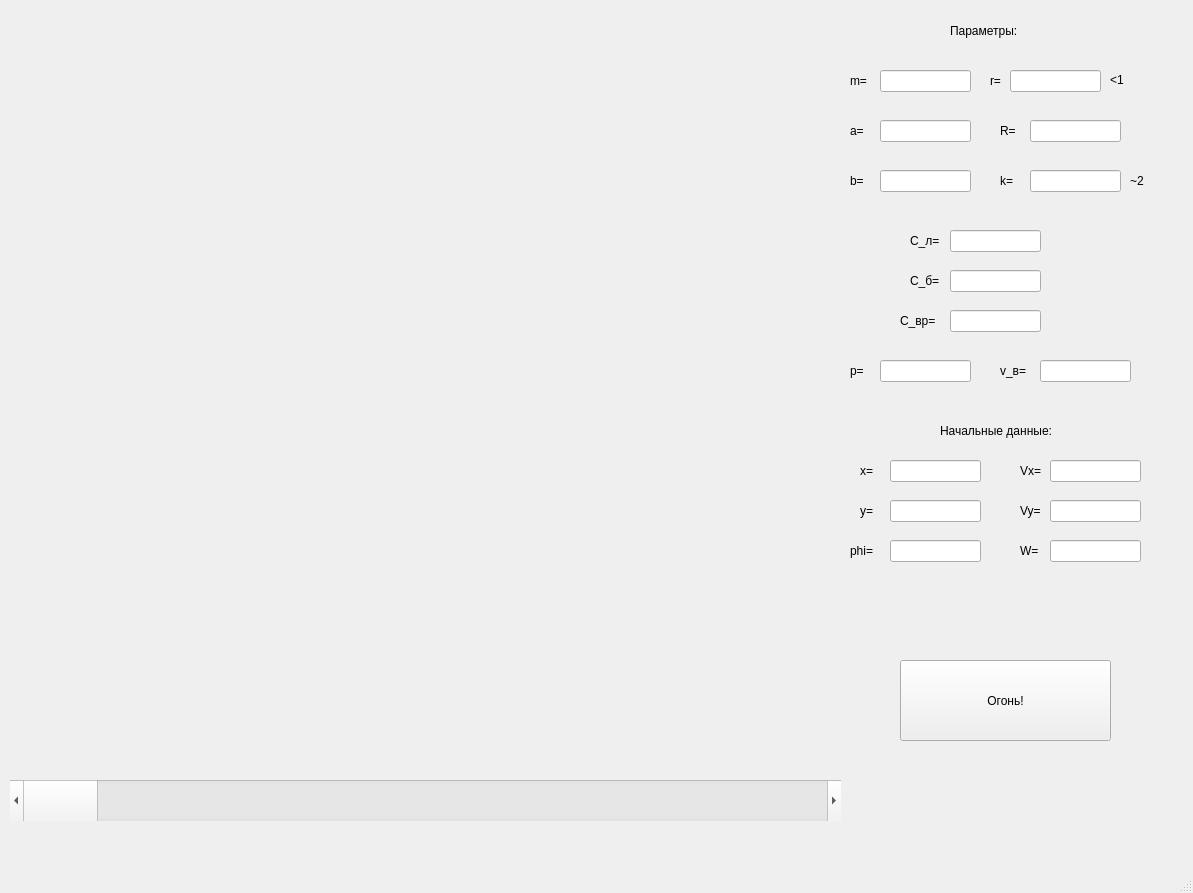
<?xml version="1.0" encoding="UTF-8"?>
<ui version="4.0">
 <class>MainWindow</class>
 <widget class="QMainWindow" name="MainWindow">
  <property name="geometry">
   <rect>
    <x>0</x>
    <y>0</y>
    <width>1193</width>
    <height>893</height>
   </rect>
  </property>
  <property name="windowTitle">
   <string>MainWindow</string>
  </property>
  <widget class="QWidget" name="centralwidget">
   <widget class="QWidget" name="widget" native="true">
    <property name="geometry">
     <rect>
      <x>10</x>
      <y>10</y>
      <width>831</width>
      <height>751</height>
     </rect>
    </property>
   </widget>
   <widget class="QLabel" name="label">
    <property name="geometry">
     <rect>
      <x>950</x>
      <y>20</y>
      <width>81</width>
      <height>21</height>
     </rect>
    </property>
    <property name="text">
     <string>Параметры:</string>
    </property>
   </widget>
   <widget class="QLineEdit" name="lineEdit">
    <property name="geometry">
     <rect>
      <x>880</x>
      <y>70</y>
      <width>91</width>
      <height>22</height>
     </rect>
    </property>
   </widget>
   <widget class="QLabel" name="label_2">
    <property name="geometry">
     <rect>
      <x>850</x>
      <y>70</y>
      <width>21</width>
      <height>21</height>
     </rect>
    </property>
    <property name="text">
     <string>m=</string>
    </property>
   </widget>
   <widget class="QLabel" name="label_3">
    <property name="geometry">
     <rect>
      <x>990</x>
      <y>70</y>
      <width>21</width>
      <height>21</height>
     </rect>
    </property>
    <property name="text">
     <string>r=</string>
    </property>
   </widget>
   <widget class="QLineEdit" name="lineEdit_2">
    <property name="geometry">
     <rect>
      <x>1010</x>
      <y>70</y>
      <width>91</width>
      <height>22</height>
     </rect>
    </property>
   </widget>
   <widget class="QLabel" name="label_4">
    <property name="geometry">
     <rect>
      <x>1110</x>
      <y>70</y>
      <width>21</width>
      <height>21</height>
     </rect>
    </property>
    <property name="text">
     <string>&lt;1</string>
    </property>
   </widget>
   <widget class="QLabel" name="label_5">
    <property name="geometry">
     <rect>
      <x>850</x>
      <y>120</y>
      <width>21</width>
      <height>21</height>
     </rect>
    </property>
    <property name="text">
     <string>a=</string>
    </property>
   </widget>
   <widget class="QLineEdit" name="lineEdit_3">
    <property name="geometry">
     <rect>
      <x>880</x>
      <y>120</y>
      <width>91</width>
      <height>22</height>
     </rect>
    </property>
   </widget>
   <widget class="QLabel" name="label_6">
    <property name="geometry">
     <rect>
      <x>850</x>
      <y>170</y>
      <width>21</width>
      <height>21</height>
     </rect>
    </property>
    <property name="text">
     <string>b=</string>
    </property>
   </widget>
   <widget class="QLineEdit" name="lineEdit_4">
    <property name="geometry">
     <rect>
      <x>880</x>
      <y>170</y>
      <width>91</width>
      <height>22</height>
     </rect>
    </property>
   </widget>
   <widget class="QLabel" name="label_7">
    <property name="geometry">
     <rect>
      <x>1000</x>
      <y>120</y>
      <width>21</width>
      <height>21</height>
     </rect>
    </property>
    <property name="text">
     <string>R=</string>
    </property>
   </widget>
   <widget class="QLineEdit" name="lineEdit_5">
    <property name="geometry">
     <rect>
      <x>1030</x>
      <y>120</y>
      <width>91</width>
      <height>22</height>
     </rect>
    </property>
   </widget>
   <widget class="QLabel" name="label_8">
    <property name="geometry">
     <rect>
      <x>1000</x>
      <y>170</y>
      <width>21</width>
      <height>21</height>
     </rect>
    </property>
    <property name="text">
     <string>k=</string>
    </property>
   </widget>
   <widget class="QLineEdit" name="lineEdit_6">
    <property name="geometry">
     <rect>
      <x>1030</x>
      <y>170</y>
      <width>91</width>
      <height>22</height>
     </rect>
    </property>
   </widget>
   <widget class="QLabel" name="label_9">
    <property name="geometry">
     <rect>
      <x>1130</x>
      <y>170</y>
      <width>21</width>
      <height>21</height>
     </rect>
    </property>
    <property name="text">
     <string>~2</string>
    </property>
   </widget>
   <widget class="QLineEdit" name="lineEdit_7">
    <property name="geometry">
     <rect>
      <x>950</x>
      <y>230</y>
      <width>91</width>
      <height>22</height>
     </rect>
    </property>
   </widget>
   <widget class="QLabel" name="label_10">
    <property name="geometry">
     <rect>
      <x>910</x>
      <y>230</y>
      <width>31</width>
      <height>21</height>
     </rect>
    </property>
    <property name="text">
     <string>С_л=</string>
    </property>
   </widget>
   <widget class="QLabel" name="label_11">
    <property name="geometry">
     <rect>
      <x>910</x>
      <y>270</y>
      <width>31</width>
      <height>21</height>
     </rect>
    </property>
    <property name="text">
     <string>С_б=</string>
    </property>
   </widget>
   <widget class="QLineEdit" name="lineEdit_8">
    <property name="geometry">
     <rect>
      <x>950</x>
      <y>270</y>
      <width>91</width>
      <height>22</height>
     </rect>
    </property>
   </widget>
   <widget class="QLabel" name="label_12">
    <property name="geometry">
     <rect>
      <x>850</x>
      <y>360</y>
      <width>21</width>
      <height>21</height>
     </rect>
    </property>
    <property name="text">
     <string>p=</string>
    </property>
   </widget>
   <widget class="QLineEdit" name="lineEdit_9">
    <property name="geometry">
     <rect>
      <x>880</x>
      <y>360</y>
      <width>91</width>
      <height>22</height>
     </rect>
    </property>
   </widget>
   <widget class="QLabel" name="label_13">
    <property name="geometry">
     <rect>
      <x>1000</x>
      <y>360</y>
      <width>31</width>
      <height>21</height>
     </rect>
    </property>
    <property name="text">
     <string>v_в=</string>
    </property>
   </widget>
   <widget class="QLineEdit" name="lineEdit_10">
    <property name="geometry">
     <rect>
      <x>1040</x>
      <y>360</y>
      <width>91</width>
      <height>22</height>
     </rect>
    </property>
   </widget>
   <widget class="QLineEdit" name="lineEdit_11">
    <property name="geometry">
     <rect>
      <x>950</x>
      <y>310</y>
      <width>91</width>
      <height>22</height>
     </rect>
    </property>
   </widget>
   <widget class="QLabel" name="label_14">
    <property name="geometry">
     <rect>
      <x>900</x>
      <y>310</y>
      <width>41</width>
      <height>21</height>
     </rect>
    </property>
    <property name="text">
     <string>С_вр=</string>
    </property>
   </widget>
   <widget class="QLabel" name="label_15">
    <property name="geometry">
     <rect>
      <x>940</x>
      <y>420</y>
      <width>121</width>
      <height>21</height>
     </rect>
    </property>
    <property name="text">
     <string>Начальные данные:</string>
    </property>
   </widget>
   <widget class="QLabel" name="label_16">
    <property name="geometry">
     <rect>
      <x>860</x>
      <y>460</y>
      <width>21</width>
      <height>21</height>
     </rect>
    </property>
    <property name="text">
     <string>x=</string>
    </property>
   </widget>
   <widget class="QLineEdit" name="lineEdit_12">
    <property name="geometry">
     <rect>
      <x>890</x>
      <y>460</y>
      <width>91</width>
      <height>22</height>
     </rect>
    </property>
   </widget>
   <widget class="QLineEdit" name="lineEdit_13">
    <property name="geometry">
     <rect>
      <x>890</x>
      <y>500</y>
      <width>91</width>
      <height>22</height>
     </rect>
    </property>
   </widget>
   <widget class="QLabel" name="label_17">
    <property name="geometry">
     <rect>
      <x>860</x>
      <y>500</y>
      <width>21</width>
      <height>21</height>
     </rect>
    </property>
    <property name="text">
     <string>y=</string>
    </property>
   </widget>
   <widget class="QLineEdit" name="lineEdit_14">
    <property name="geometry">
     <rect>
      <x>890</x>
      <y>540</y>
      <width>91</width>
      <height>22</height>
     </rect>
    </property>
   </widget>
   <widget class="QLabel" name="label_18">
    <property name="geometry">
     <rect>
      <x>850</x>
      <y>540</y>
      <width>31</width>
      <height>21</height>
     </rect>
    </property>
    <property name="text">
     <string>phi=</string>
    </property>
   </widget>
   <widget class="QLabel" name="label_19">
    <property name="geometry">
     <rect>
      <x>1020</x>
      <y>540</y>
      <width>21</width>
      <height>21</height>
     </rect>
    </property>
    <property name="text">
     <string>W=</string>
    </property>
   </widget>
   <widget class="QLineEdit" name="lineEdit_15">
    <property name="geometry">
     <rect>
      <x>1050</x>
      <y>460</y>
      <width>91</width>
      <height>22</height>
     </rect>
    </property>
   </widget>
   <widget class="QLineEdit" name="lineEdit_16">
    <property name="geometry">
     <rect>
      <x>1050</x>
      <y>540</y>
      <width>91</width>
      <height>22</height>
     </rect>
    </property>
   </widget>
   <widget class="QLabel" name="label_20">
    <property name="geometry">
     <rect>
      <x>1020</x>
      <y>460</y>
      <width>21</width>
      <height>21</height>
     </rect>
    </property>
    <property name="text">
     <string>Vx=</string>
    </property>
   </widget>
   <widget class="QLineEdit" name="lineEdit_17">
    <property name="geometry">
     <rect>
      <x>1050</x>
      <y>500</y>
      <width>91</width>
      <height>22</height>
     </rect>
    </property>
   </widget>
   <widget class="QLabel" name="label_21">
    <property name="geometry">
     <rect>
      <x>1020</x>
      <y>500</y>
      <width>21</width>
      <height>21</height>
     </rect>
    </property>
    <property name="text">
     <string>Vy=</string>
    </property>
   </widget>
   <widget class="QScrollBar" name="horizontalScrollBar">
    <property name="geometry">
     <rect>
      <x>10</x>
      <y>780</y>
      <width>831</width>
      <height>41</height>
     </rect>
    </property>
    <property name="orientation">
     <enum>Qt::Horizontal</enum>
    </property>
   </widget>
   <widget class="QPushButton" name="pushButton">
    <property name="geometry">
     <rect>
      <x>900</x>
      <y>660</y>
      <width>211</width>
      <height>81</height>
     </rect>
    </property>
    <property name="text">
     <string>Огонь!</string>
    </property>
   </widget>
  </widget>
  <widget class="QMenuBar" name="menubar">
   <property name="geometry">
    <rect>
     <x>0</x>
     <y>0</y>
     <width>1193</width>
     <height>26</height>
    </rect>
   </property>
  </widget>
  <widget class="QStatusBar" name="statusbar"/>
 </widget>
 <resources/>
 <connections/>
</ui>
